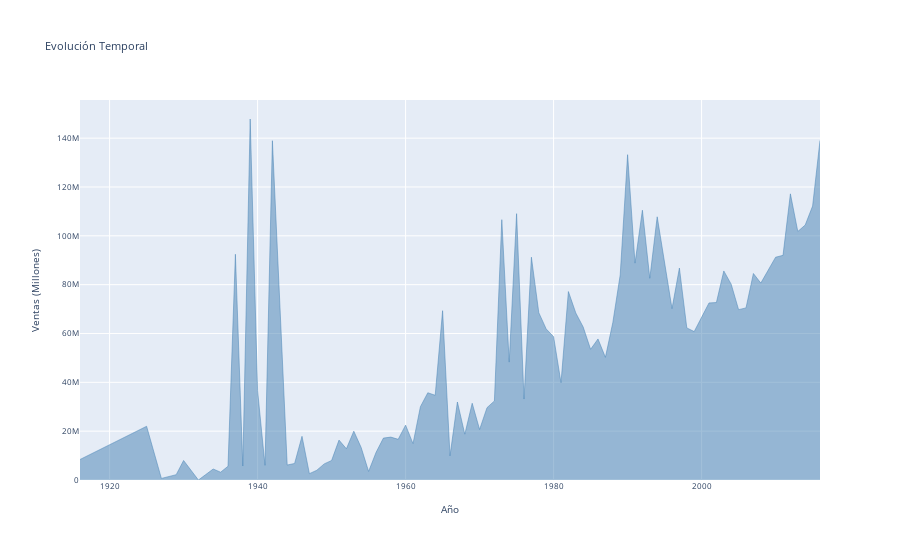

Here is the notebook cell this chart was saved with:
### Code cell
df_aux = df_plots.groupby(df_plots["release_date"].dt.year)['revenue'].mean().reset_index()[:-1]


fig = go.Figure()
fig.add_trace(go.Scatter(
    x=df_aux['release_date'], y=df_aux['revenue'],
    hoverinfo='x+y',
    mode='lines',
    line=dict(width=0.5, color='steelblue'),
    stackgroup='one', # define stack group
    name = 'Revenue'
))

fig.update_layout(
    title = 'Evolución Temporal',
    xaxis_title = 'Año',
    yaxis_title = 'Ventas (Millones)',
    legend=dict(
        bgcolor = 'white',
        yanchor="top",
        y=0.99,
        xanchor="left",
        x=0.01),
    font=dict(size=8),
    # margin=dict(
    #     l=0,
    #     r=0,
    #     b=0,
    #     t=25,
    #     pad=4
    # )
)
